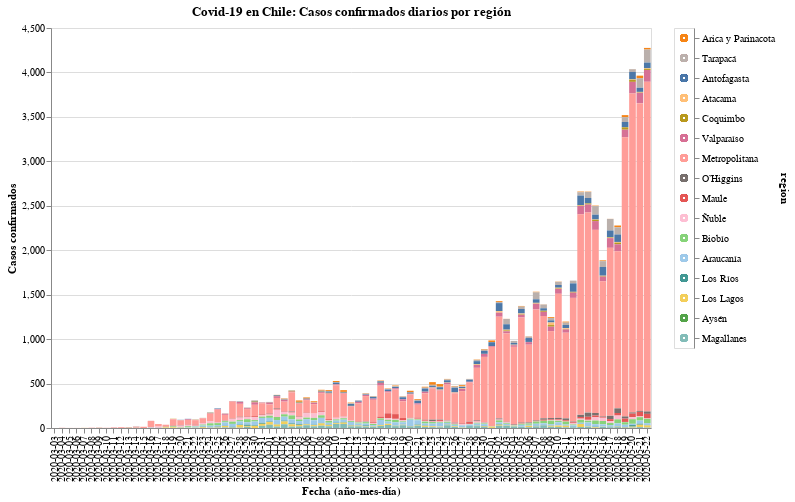

Notebook cell for this chart:
### Code cell
#hide_input
input_dropdown = alt.binding_select(options=data['region'].unique())
selection1 = alt.selection_single(fields=['region'], bind=input_dropdown, name=' ')
selection2 = alt.selection_multi(fields=['region'], on='mouseover')
color = alt.condition(selection1 | selection2,
                    alt.Color('region:N', scale=alt.Scale(scheme='tableau20'), legend=None),
                    alt.value('lightgray'))

chart = alt.Chart(data).mark_bar().encode(
    x=alt.X('date:O', axis=alt.Axis(title='Fecha (año-mes-día)')),
    y=alt.Y('casos', axis=alt.Axis(title='Casos confirmados')),
    color=color,
    tooltip=['date', 'region', 'casos'],
    order=alt.Order(
    # Sort the segments of the bars by this field
    'codigo region',
    sort='descending'
    )
).properties(
    title='Covid-19 en Chile: Casos confirmados diarios por región'
).add_selection(
    selection1, selection2
).transform_filter(
    selection1
)

line = alt.Chart(data).mark_line(point={
      "filled": True,
      "fill": "firebrick"
    }, color='firebrick').encode(
    x=alt.X('date:N', axis=alt.Axis(title='Fecha (año-mes-día)')),
    y = alt.Y('Rolling:Q'),
    shape=alt.Shape('Promedio móvil últimos 7 días', legend=alt.Legend(title=""))
)

legend = alt.Chart(data).mark_point().encode(
    y=alt.Y('region:N', axis=alt.Axis(orient='right'), sort=regiones),
    color=color
).add_selection(
    selection1, selection2
)

chart.properties(width=600, height=400) | legend

### Figure 1 — Vega-Lite specification as saved in the notebook (floating-point values rounded to 4 significant figures; data arrays with more than 128 entries replaced by an {"elided": "..."} marker saying what was removed)
{"config": {"view": {"continuousWidth": 400, "continuousHeight": 300}}, "hconcat": [{"mark": "bar", "encoding": {"color": {"condition": {"type": "nominal", "field": "region", "legend": null, "scale": {"scheme": "tableau20"}, "selection": {"or": [" ", "selector001"]}}, "value": "lightgray"}, "order": {"type": "quantitative", "field": "codigo region", "sort": "descending"}, "tooltip": [{"type": "nominal", "field": "date"}, {"type": "nominal", "field": "region"}, {"type": "quantitative", "field": "casos"}], "x": {"type": "ordinal", "axis": {"title": "Fecha (año-mes-día)"}, "field": "date"}, "y": {"type": "quantitative", "axis": {"title": "Casos confirmados"}, "field": "casos"}}, "height": 400, "selection": {" ": {"type": "single", "fields": ["region"], "bind": {"input": "select", "options": ["Arica y Parinacota", "Tarapacá", "Antofagasta", "Atacama", "Coquimbo", "Valparaíso", "Metropolitana", "O’Higgins", "Maule", "Ñuble", "Biobío", "Araucanía", "Los Ríos", "Los Lagos", "Aysén", "Magallanes"]}}, "selector001": {"type": "multi", "fields": ["region"], "on": "mouseover"}}, "title": "Covid-19 en Chile: Casos confirmados diarios por región", "transform": [{"filter": {"selection": " "}}], "width": 600}, {"mark": "point", "encoding": {"color": {"condition": {"type": "nominal", "field": "region", "legend": null, "scale": {"scheme": "tableau20"}, "selection": {"or": [" ", "selector001"]}}, "value": "lightgray"}, "y": {"type": "nominal", "axis": {"orient": "right"}, "field": "region", "sort": ["Arica y Parinacota", "Tarapacá", "Antofagasta", "Atacama", "Coquimbo", "Valparaíso", "Metropolitana", "O’Higgins", "Maule", "Ñuble", "Biobío", "Araucanía", "Los Ríos", "Los Lagos", "Aysén", "Magallanes"]}}, "selection": {" ": {"type": "single", "fields": ["region"], "bind": {"input": "select", "options": ["Arica y Parinacota", "Tarapacá", "Antofagasta", "Atacama", "Coquimbo", "Valparaíso", "Metropolitana", "O’Higgins", "Maule", "Ñuble", "Biobío", "Araucanía", "Los Ríos", "Los Lagos", "Aysén", "Magallanes"]}}, "selector001": {"type": "multi", "fields": ["region"], "on": "mouseover"}}}], "data": {"name": "data-1710e0ecaea7250f91f14285052b8e1b"}, "$schema": "https://vega.github.io/schema/vega-lite/v4.8.1.json", "datasets": {"data-1710e0ecaea7250f91f14285052b8e1b": {"elided": "1296 records"}}}
